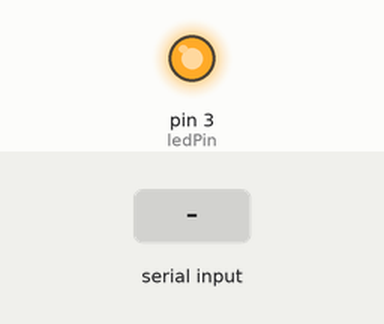
This sketch was run on a simulated Arduino Uno, built with avr-gcc and run on an emulated ATmega328P. Shown: output pins drawn as LEDs (lit = HIGH). The inputs (shaded band) are chosen by the test bench.

Above: at 1.2 s.
1.3 s: "90,45;" received over Serial
At 1.7 s:
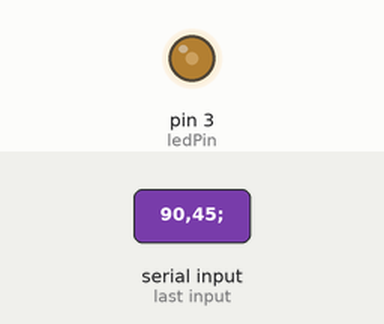
2.8 s: "200;" received over Serial
At 4.0 s:
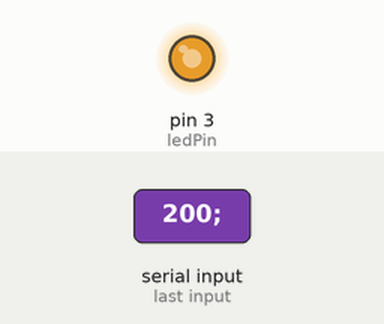
4.3 s: "90;" received over Serial
At 5.2 s:
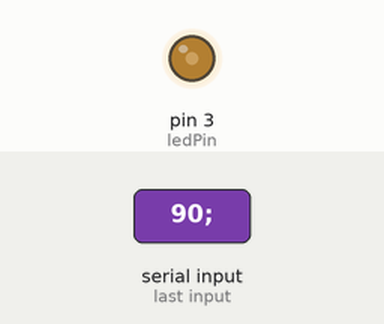
Timing chart, 0 to 7.3 s (numbered marks = the images above; inputs shaded):
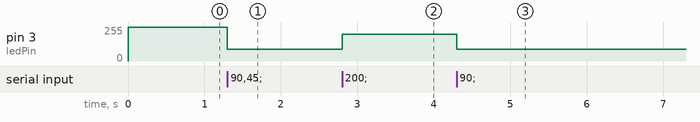

The sketch:

1_SerialBrightness_PWM.ino
```cpp
// Connect the LED to this pin
uint8_t ledPin = 3;

void setup() {
  // Set the LED as an output
  pinMode(ledPin, OUTPUT);

  // Open up the serial port so we can communicate
  // with the Python script
  Serial.begin(115200);
}

// This stores the brightness (it's not really needed
// but yea here it is)
uint8_t brightness = 255;

void loop() {
  // If there's a new message
  while (Serial.available() > 0) {

    // Read the message and remove the semicolon from the end
    String msg = Serial.readStringUntil(';');

    // Clear the serial buffer just in case we can't read it fast enough
    Serial.flush();

    // Convert the message to a number
    brightness = msg.toInt();
  }

  // Change the LED's brightness
  analogWrite(ledPin, brightness);
}
```

Measured:
- after the input at 1.3 s, pin 3 (ledPin): 255/255 → 90/255 at once
- after the input at 2.8 s, pin 3 (ledPin): 90/255 → 200/255 at once
- after the input at 4.3 s, pin 3 (ledPin): 200/255 → 90/255 at once
